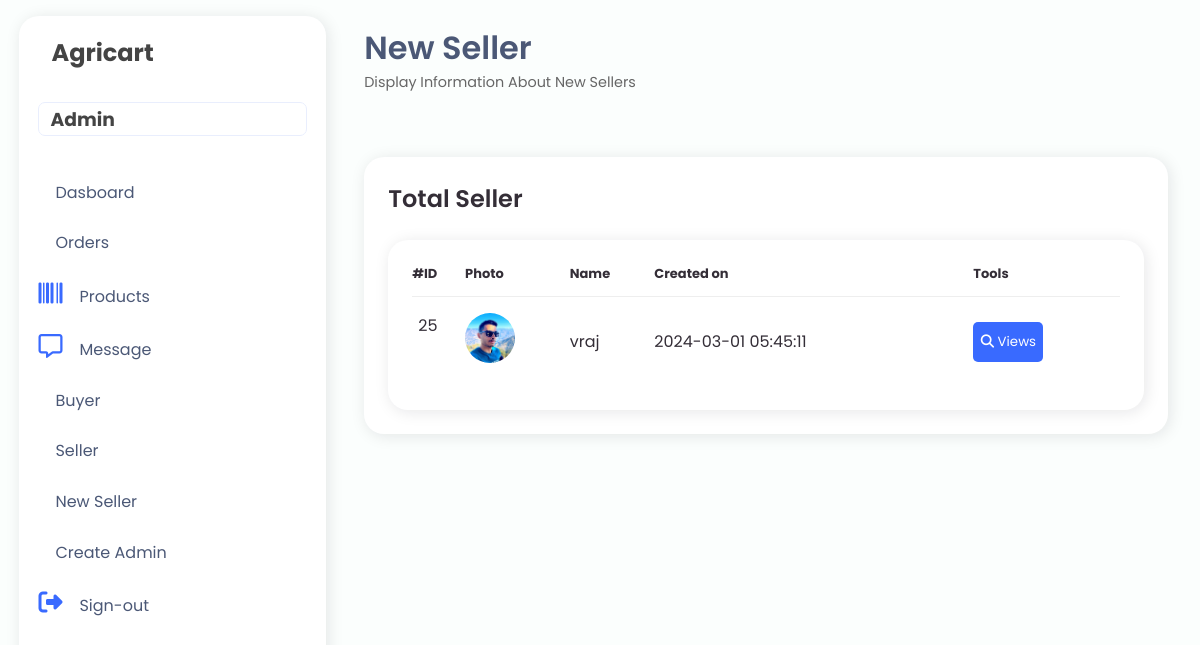
The page /admin/new_seller.php (signed in) on the database its author committed.
### tables this page shows
CREATE TABLE `seller_details` (
  `seller_id` int(20) NOT NULL,
  `first_name` char(50) NOT NULL,
  `last_name` char(50) NOT NULL,
  `photo` varchar(255) NOT NULL,
  `email` varchar(50) NOT NULL,
  `password` varchar(100) NOT NULL,
  `contact_no` int(15) NOT NULL,
  `government_id` varchar(100) NOT NULL,
  `gst_no` int(100) NOT NULL,
  `status` int(3) NOT NULL,
  `created_on` datetime NOT NULL,
  `otp` int(7) NOT NULL,
  `verify` int(255) NOT NULL
);

### admin/new_seller.php (the view, shortened to what this page needs)
<?php
include ("../database/connection.php");
$query = "SELECT * FROM seller_details WHERE verify = 0";
$result = mysqli_query($conn, $query);
?>
<!DOCTYPE html>
<html lang="en">
<head>
    <link rel="stylesheet" href="https://maxst.icons8.com/vue-static/landings/line-awesome/line-awesome/1.3.0/css/line-awesome.min.css">
    <link rel="stylesheet" href="admin.css">
</head>
<body>
    <?php include ("navbar.php"); ?>
    <div class="main-content">
        <header>
            <div class="header-title-wrapper">
                <div class="header-title">
                    <h1>
                        New Seller
                    </h1>
                    <p>
                        Display Information About New Sellers<span class="las la-chart-lin"></span>
                    </p>
                </div>
            </div>
        </header>
        <main>
            <div class="table-data">
                <div class="order">
                <div class="head">
            <h3>Total Seller</h3>
        </div>
                    <section>
                        <div class="table-data">
                            <div class="order">
                                <table id="table">
                                    <thead>
                                        <tr>
                                            <th>#ID</th>
                                            <th>Photo</th>
                                            <th>Name</th>
                                            <th>Created on</th>
                                            <th>Tools</th>
                                        </tr>
                                    </thead>
                                    <tbody>
                                        <?php
                                        if (mysqli_num_rows($result) > 0) {
                                            while($row = mysqli_fetch_assoc($result)){
                                        ?>
                                                <tr>
                                                    <td><?php echo $row['seller_id']; ?></td>
                                                    <td>
                                                        <?php
                                                        $image = empty($row['photo']) ? '../images/profile.jpg' : '../images/' . $row['photo'];
                                                        echo "<div class='image-container' id='imageContainer_" . $row['seller_id'] . "'><img src='$image' alt='Seller Photo' onclick='enlargeImage(this)' style='width: 50px; height: 50px; border-radius: 50%;'></div>";
                                                        ?>
                                                    </td>
                                                    <td><?php echo $row['first_name']; ?></td>
                                                    <td><?php echo $row['created_on']; ?></td>
                                                    <td>
                                                        <button onclick="openPopup(<?php echo $row['seller_id']; ?>)"><i class="fa-solid fa-magnifying-glass"></i> Views</button>
                                                    </td>
                                                </tr>
                                        <?php
                                            }
                                        }
                                       ?>
                                    </tbody>
                                </table>
                            </div>
                        </div>
                    </section>
                </div>
            </div>
        </main>
    </div>
</body>
</html>

### admin/admin.css (style rules this page uses)
:root { --color-main: #396aff; --bg2: #dce5ff; --bg: #fbfefd; --main-accent: #e9eefd; --main-text: #4b5876; --shadow: rgba(17, 17, 26, 0.1) 2px 2px 16px; --light: #F9F9F9; --blue: #3C91E6; --light-blue: #CFE8FF; --grey: #eee; --dark-grey: #AAAAAA; --dark: #342E37; --red: #DB504A; --yellow: #FFCE26; --light-yellow: #FFF2C6; --orange: #FD7238; --light-orange: #FFE0D3; }
* { padding: 0; margin: 0; text-decoration: none; font-family: 'Poppins', sans-serif; list-style-type: none; box-sizing: border-box; }
body { background: var(--bg); overflow-x: hidden; }
img { width: 100%; height: auto; }
.main-content { margin-left: 345px; width: calc(100vw - 345px); padding: 1rem 1.2rem; padding-right: 2rem; transition: margin-left 300ms; }
header { display: flex; justify-content: space-between; padding-top: .5rem; }
.header-title-wrapper { display: flex; }
.header-title h1 { color: var(--main-text); font-weight: 600; }
.header-title p { color: #666; font-size: .9rem; }
main { padding-top: 2.5rem; padding-bottom: 2.5rem; }
.table-data { display: flex; flex-wrap: wrap; grid-gap: 24px; margin-top: 24px; width: 100%; color: var(--dark); }
.table-data > div { border-radius: 20px; background: #fff; padding: 24px; overflow-x: auto; box-shadow: var(--shadow); }
.table-data .head { display: flex; align-items: center; grid-gap: 16px; margin-bottom: 24px; }
.table-data .head h3 { margin-right: auto; font-size: 24px; font-weight: 600; }
.table-data .order { flex-grow: 1; flex-basis: 500px; }
.table-data .order table { width: 100%; border-collapse: collapse; }
.table-data .order table th { padding-bottom: 12px; font-size: 13px; text-align: left; border-bottom: 1px solid var(--grey); }
.table-data .order table td { padding: 16px 0; }
.table-data .order table tr td:first-child { display: flex; align-items: center; grid-gap: 12px; padding-left: 6px; }
.table-data .order table td img { width: 36px; height: 36px; border-radius: 50%; object-fit: cover; }
button { background-color: #396aff; color: #fff; border: none; border-radius: 5px; cursor: pointer; height: 30px; width: 40px; }
#table button { background-color: #396aff; color: #fff; padding: 10px 6px; border: none; border-radius: 5px; cursor: pointer; height: 40px; width: 70px; }

### rows shown on the page
seller_details: seller_id "25", photo (picture), first_name "vraj", created_on "2024-03-01 05:45:11"
